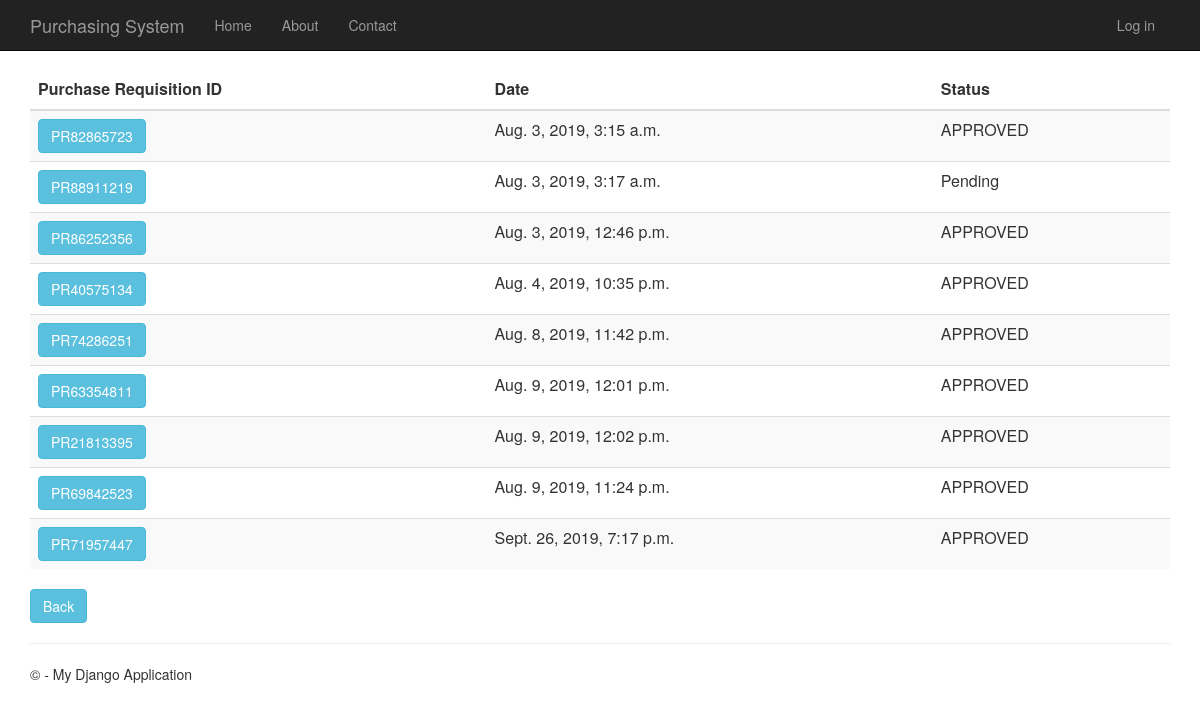
/purchaserequisitionhistory, run on the app's committed database.
### PurchaseRequisition/models.py (models this page shows)
class PurchaseRequisition(models.Model):
    pr_id= models.CharField(max_length=10, primary_key=True) #takes character
    description= models.TextField(null=True,default=None, blank=True)
    time_created= models.DateTimeField()
    total_price= models.DecimalField(max_digits=10, decimal_places=2, default=Decimal('0.00'))
    status= models.TextField(max_length=10, default="Pending")
    person_id = models.ForeignKey(Person)
    def __str__(self):
        return str(self.pr_id)

### PurchaseRequisition/views.py (the view)
# urls.py: url(r'^purchaserequisitionhistory', PurchaseRequisition.views.purchaserequisitionhistory, name="purchase_requisition_history"),
def purchaserequisitionhistory(request):
    purchase_requisitions = PurchaseRequisition.objects.all()
    print(purchase_requisitions)
    context = {
            'title':'Purchase Requisition History',
            'rows':purchase_requisitions
        }
    return render(request,'PurchaseRequisition/purchaserequisitionhistory.html',context)

### PurchaseRequisition/templates/PurchaseRequisition/purchaserequisitionhistory.html
﻿{% extends "app/layout.html" %}
{% block content %}
<div class="purchaseorderhistory margintop" action="menu" >
    <form action="purchaserequisitionhistorydetails" method="GET">
        <table class="table table-striped margintop">
          <thead>
            <tr>
              <th scope="col">Purchase Requisition ID</th>
              <th scope="col">Date</th>
              <th scope="col">Status</th>
            </tr>
          </thead>
          <tbody>
              {% for r in rows %}
            <tr>
                 <td><button type="submit" name="pr_id" value="{{r.pr_id}}" class="btn btn-info" >{{r.pr_id}}</button></td>
                 <td>{{r.time_created}}</td>
                 <td>{{r.status}}</td>
            </tr>
              {% endfor %}
          </tbody>
        </table>
    </form>
       <form action="menu">
        <div class="margintop">
            <button type="submit" class="btn btn-info" >Back</button>
        </div>
    </form>
</div>
{% endblock %}

### app/static/app/content/site.css (style rules this page uses)
body { padding-top: 50px; padding-bottom: 20px; }

### data on the page
PurchaseRequisition: pr_id "PR82865723", time_created "Aug. 3, 2019, 3:15 a.m.", status "APPROVED"
PurchaseRequisition: pr_id "PR88911219", time_created "Aug. 3, 2019, 3:17 a.m.", status "Pending"
PurchaseRequisition: pr_id "PR86252356", time_created "Aug. 3, 2019, 12:46 p.m.", status "APPROVED"
PurchaseRequisition: pr_id "PR40575134", time_created "Aug. 4, 2019, 10:35 p.m.", status "APPROVED"
PurchaseRequisition: pr_id "PR74286251", time_created "Aug. 8, 2019, 11:42 p.m.", status "APPROVED"
PurchaseRequisition: pr_id "PR63354811", time_created "Aug. 9, 2019, 12:01 p.m.", status "APPROVED"
PurchaseRequisition: pr_id "PR21813395", time_created "Aug. 9, 2019, 12:02 p.m.", status "APPROVED"
PurchaseRequisition: pr_id "PR69842523", time_created "Aug. 9, 2019, 11:24 p.m.", status "APPROVED"
PurchaseRequisition: pr_id "PR71957447", time_created "Sept. 26, 2019, 7:17 p.m.", status "APPROVED"
